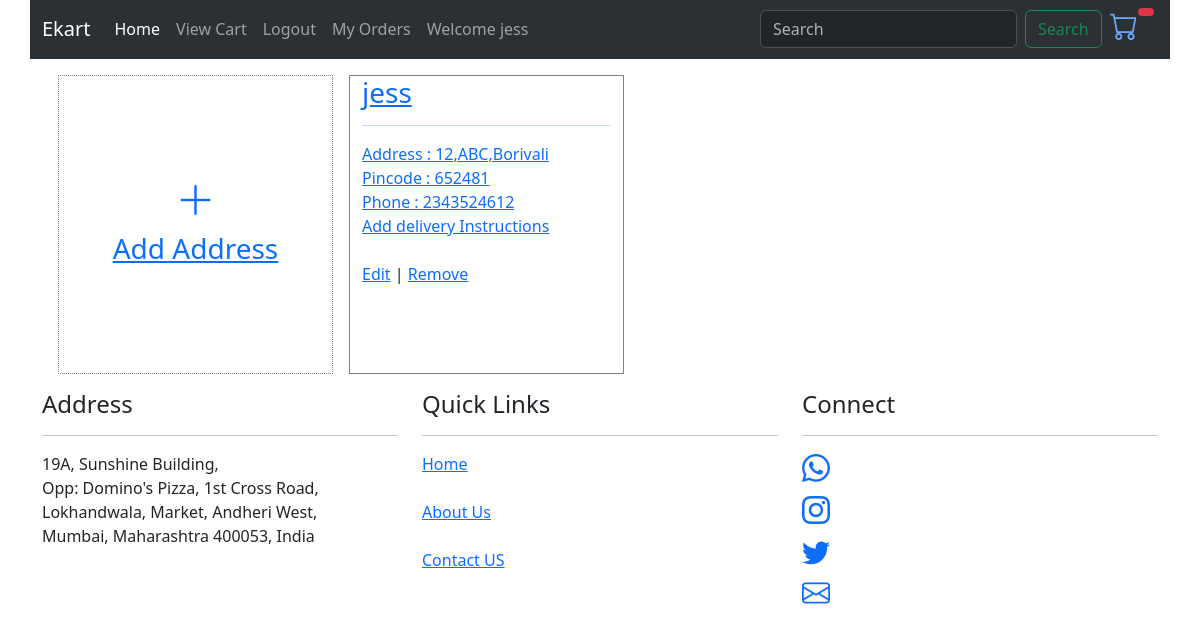
/address/ (signed in), run on the app's committed database.
### EcomApp/models.py (models this page shows)
class Address(models.Model):
    user = models.ForeignKey(User,on_delete = models.CASCADE)
    address = models.CharField(max_length = 50)
    zipcode = models.PositiveIntegerField(validators=[MaxValueValidator(999999),MinValueValidator(100000)])
    phone = models.BigIntegerField()
    def __str__(self) -> str:
        return self.address

### EcomApp/views.py (the view)
# urls.py: path("address/",views.genAddress,name="address"),
def genAddress(req):
    add = Address.objects.filter(user = req.user)
    print(add)
    context = {'address':add}
    return render(req,"address.html",context)

### EcomApp/templates/address.html (shortened to what this page needs)
{% extends 'base.html'%}
{% block body%}
<div class="row m-2">
    <div class="col-md-3 col-sm-3 col-lg-3 m-2" style="border: 1px dotted gray;">
        <a href="{% url 'addAddress' %}">
            <h1 style="text-align: center; padding-top: 100px;"><i class="bi bi-plus-lg"></i></h1>
            <h3 style="padding-bottom: 100px; text-align: center;">Add Address</h3>
        </a>
    </div>
    {% for address in address%}
    <div class="col-md-3 col-sm-3 col-lg-3 m-2" style="border: 1px solid gray;">
        <a href="{%url 'payment'%}">
            <h3> {{address.user}}</h3>
            <hr>
            Address : {{address.address}} <br>
            Pincode : {{address.zipcode}} <br>
            Phone : {{address.phone}} <br>
            <a href="">Add delivery Instructions</a> <br><br>
            <a href="{% url 'update_address' address.id %}">Edit</a> |
            <a href="{% url 'delete_address' address.id %}">Remove</a>
        </a>
    </div>
    {%endfor%}
</div>
{% endblock %}

### EcomApp/templates/base.html (shortened to what this page needs)
<!DOCTYPE html>
<html lang="en">
<head>
    <link href="https://cdn.jsdelivr.net/npm/bootstrap@5.3.3/dist/css/bootstrap.min.css" rel="stylesheet">
    <link rel="stylesheet" href="https://cdn.jsdelivr.net/npm/bootstrap-icons@1.11.3/font/bootstrap-icons.min.css">
</head>
<body>
    <div class="container">
       <div class="row">
        <nav class="navbar navbar-expand-lg bg-body-tertiary " data-bs-theme="dark">
            <div class="container-fluid">
              <a class="navbar-brand" href="/">Ekart</a>
              <div class="collapse navbar-collapse" id="navbarSupportedContent">
                <ul class="navbar-nav me-auto mb-2 mb-lg-0">
                  <li class="nav-item">
                    <a class="nav-link active" aria-current="page" href="/">Home</a>
                  </li>
                  <li class="nav-item">
                    <a class="nav-link" href="{% url 'viewCart'%}">View Cart</a>
                  </li>
                  {% if user.is_authenticated%}
                  <li class="nav-item">
                    <a class="nav-link" href="{% url 'logout'%}">Logout</a>
                  </li>
                  <li class="nav-item">
                    <a class="nav-link" href="{% url 'viewOrder'%}">My Orders</a>
                  </li>
                  {%endif%}
                  <li class="nav-item">
                    {% if user.is_authenticated %}
                    <a class="nav-link" >Welcome {{request.session.uname}}</a>
                    {%else%}
                    <a class="nav-link" >Welcome Guest</a>
                    {%endif%}
                  </li>
                </ul>
                <form class="d-flex" method="post" action="{%url 'search'%}">
                  <input class="form-control me-2" type="search" placeholder="Search" name ="q">
                  <button class="btn btn-outline-success" type="submit">Search</button>
                </form>&nbsp;&nbsp;
              <div >
                <a href="{% url 'viewCart'%}">
                  <h3 style="display: inline-block;">
                    <i class="bi bi-cart"></i>
                    {% if user.is_authenticated%}
                    <h6 style="display: inline-block; height: 20px; width: 20px;">
                       <span class="position-absolute badge rounded-pill bg-danger">
                    </span></h6>
                    {% endif %}
                  </h3></a>
                </div>
              </div>
            </div>
          </nav>
       </div>
       {% block body %}
       {% endblock %}
       <div class="row">
        <div class="col-md-4">
            <h4>Address</h4>
            <hr>
            19A, Sunshine Building, <br>
            Opp: Domino's Pizza, 1st Cross Road, <br>
            Lokhandwala, Market, Andheri West, <br>
            Mumbai, Maharashtra 400053, India
        </div>
        <div class="col-md-4">
            <h4>Quick Links</h4>
            <hr>
            <a class ="anchor" href="">Home</a><br><br>
            <a class ="anchor" href="">About Us</a><br><br>
            <a class ="anchor" href="">Contact US</a><br><br>
        </div>
        <div class="col-md-4">
            <h4>Connect</h4>
            <hr>
            <h3><a href=""><i class="bi bi-whatsapp"></i></a></h3>
            <h3><a href=""><i class="bi bi-instagram"></i></a></h3>
            <h3><a href=""><i class="bi bi-twitter"></i></a></h3>
            <h3><a href="mailto:someone@gmail.com"><i class="bi bi-envelope"></i></a></h3>
        </div>
       </div>
    </div>
</body>
</html>

### data on the page
Address: user "jess", address "12,ABC,Borivali", zipcode "652481", phone "2343524612"

### other printed values
{{ request.session.uname }} "jess"
